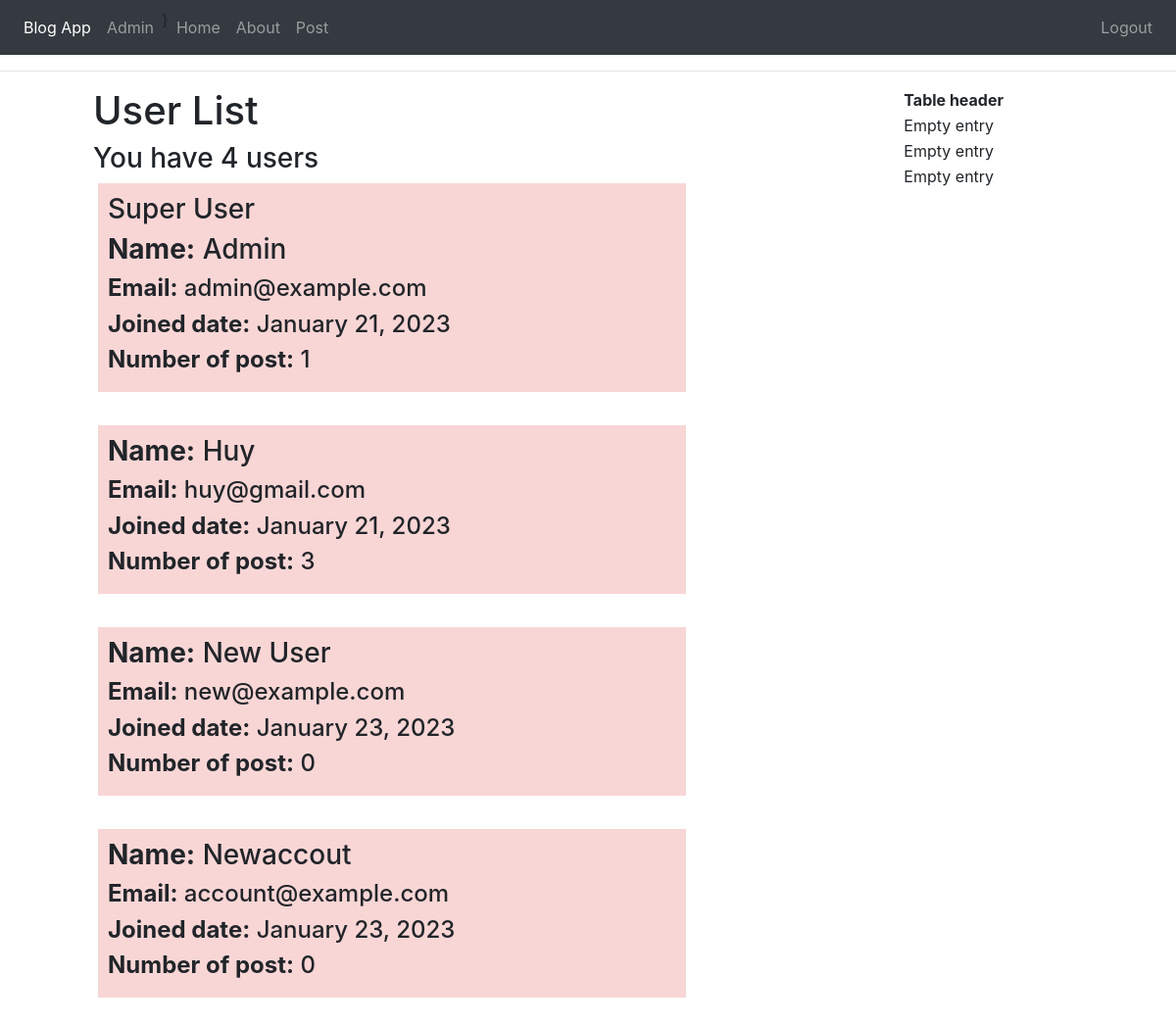
The page /admin (signed in) on the database its author committed.
### db.py (models this page shows, shortened)
class Base(db.Model):
    __abstract__ = True
    _id = db.Column(db.Integer, primary_key=True, unique=True)
    created_on = db.Column(db.DateTime(), default=datetime.now)
    updated_on = db.Column(db.DateTime(), default=datetime.now, onupdate=datetime.now)
    @classmethod
    def get_all_data(cls):
        return cls.query.all()

class User(Base):
    __tablename__ = "user"
    username = db.Column(db.String(255), nullable=False, unique=True)
    email = db.Column(db.String(100), nullable=False, unique=True)
    password = db.Column(db.String(255), nullable=False)
    admin = db.Column(db.Boolean(), default=False, nullable=False)
    posts = db.relationship("Post", backref="user")

### app.py (the view)
    @app.route('/admin')
    def admin():
        if session.get("admin"):
            user_list = User.get_all_data()
            return render_template('admin.html', users=user_list)
        flash("Request restricted.")
        return redirect(url_for('home'))

### utils.py (called while the page is built)
def date_filter(date):
    if not isinstance(date, datetime):
        raise ValueError("Invalid data type")
    return date.strftime("%B %d, %Y")

### templates/admin.html
{% extends 'base.html' %}
{% block content %}
    <h1>{% block title %} User List {% endblock %}</h1>
    {% if users|length == 0 %}
        <h3>You have no user</h3>
    {% else %}
        <h3>You have {{ users|length }} users</h3>
        {% for user in users %}
            <div class="message">
                {% if user['admin'] %}
                    <h3>Super User</h3>
                {% endif %}
                <h3><strong>Name:</strong> {{ user['username']|title }}</h3>
                <h4><strong>Email:</strong> {{ user['email'] }}</h4>
                <h4><strong>Joined date:</strong> {{ user['created_on']|datefmt }}</h4>
                <h4><strong>Number of post:</strong> {{ user['posts']|length }}</h4>
            </div>
            <br>
        {% endfor %}
    {% endif %}
{% endblock %}

### templates/base.html (style rules this page uses)
.message { padding: 10px; margin: 5px; background-color: #f9d6d6 }

### rows shown on the page
User: admin "Super User", username "Admin", email "admin@example.com", created_on "January 21, 2023", posts|length "1"
User: username "Huy", email "huy@gmail.com", created_on "January 21, 2023", posts|length "3"
User: username "New User", email "new@example.com", created_on "January 23, 2023", posts|length "0"
User: username "Newaccout", email "account@example.com", created_on "January 23, 2023", posts|length "0"

### other values the page prints
{{ users|length }} "4"
